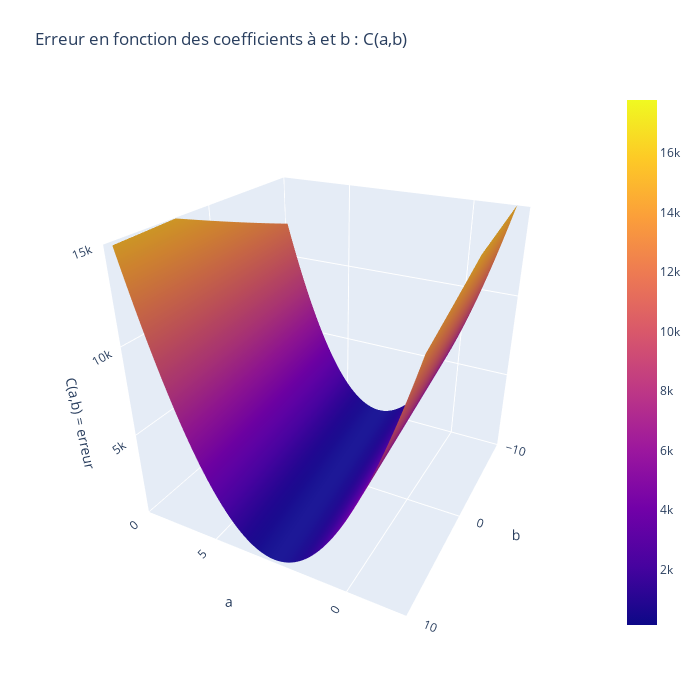

Write notebook code for a chart like this one.
### Code cell
plot_erreur_2D(x,y)

### Figure 1 — Plotly figure (JSON) as saved in the notebook; plotly's stock layout.template omitted (floating-point values rounded to 4 significant figures; data arrays with more than 128 entries replaced by an {"elided": "..."} marker saying what was removed)
{"data": [{"type": "surface", "x": {"elided": "200x100 float values"}, "y": {"elided": "200x100 float values"}, "z": {"elided": "200x100 float values"}}], "layout": {"autosize": false, "height": 700, "margin": {"b": 65, "l": 65, "r": 50, "t": 90}, "scene": {"aspectmode": "auto", "aspectratio": {"x": 1, "y": 1, "z": 1}, "camera": {"center": {"x": 0, "y": 0, "z": 0}, "eye": {"x": -0.9533, "y": 1.82, "z": 1.093}, "projection": {"type": "perspective"}, "up": {"x": 0, "y": 0, "z": 1}}, "xaxis": {"nticks": 4, "range": [-2, 8], "title": {"text": "a"}, "type": "linear"}, "yaxis": {"nticks": 4, "range": [-10, 10], "title": {"text": "b"}, "type": "linear"}, "zaxis": {"nticks": 4, "range": [0, 15000], "title": {"text": "C(a,b) = erreur"}, "type": "linear"}}, "title": {"text": "Erreur en fonction des coefficients à et b : C(a,b)"}, "width": 700}}
